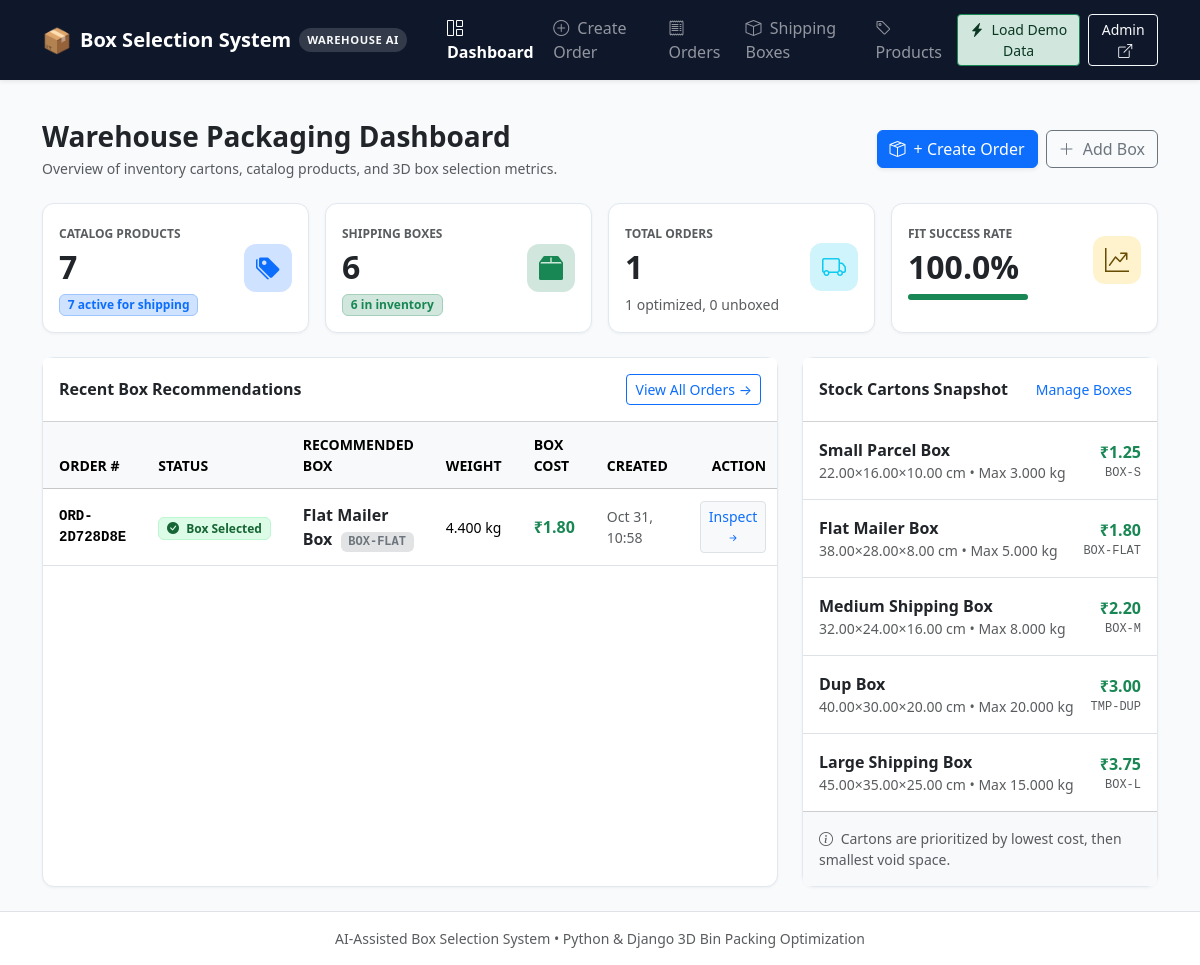
Before: / with the older database file.
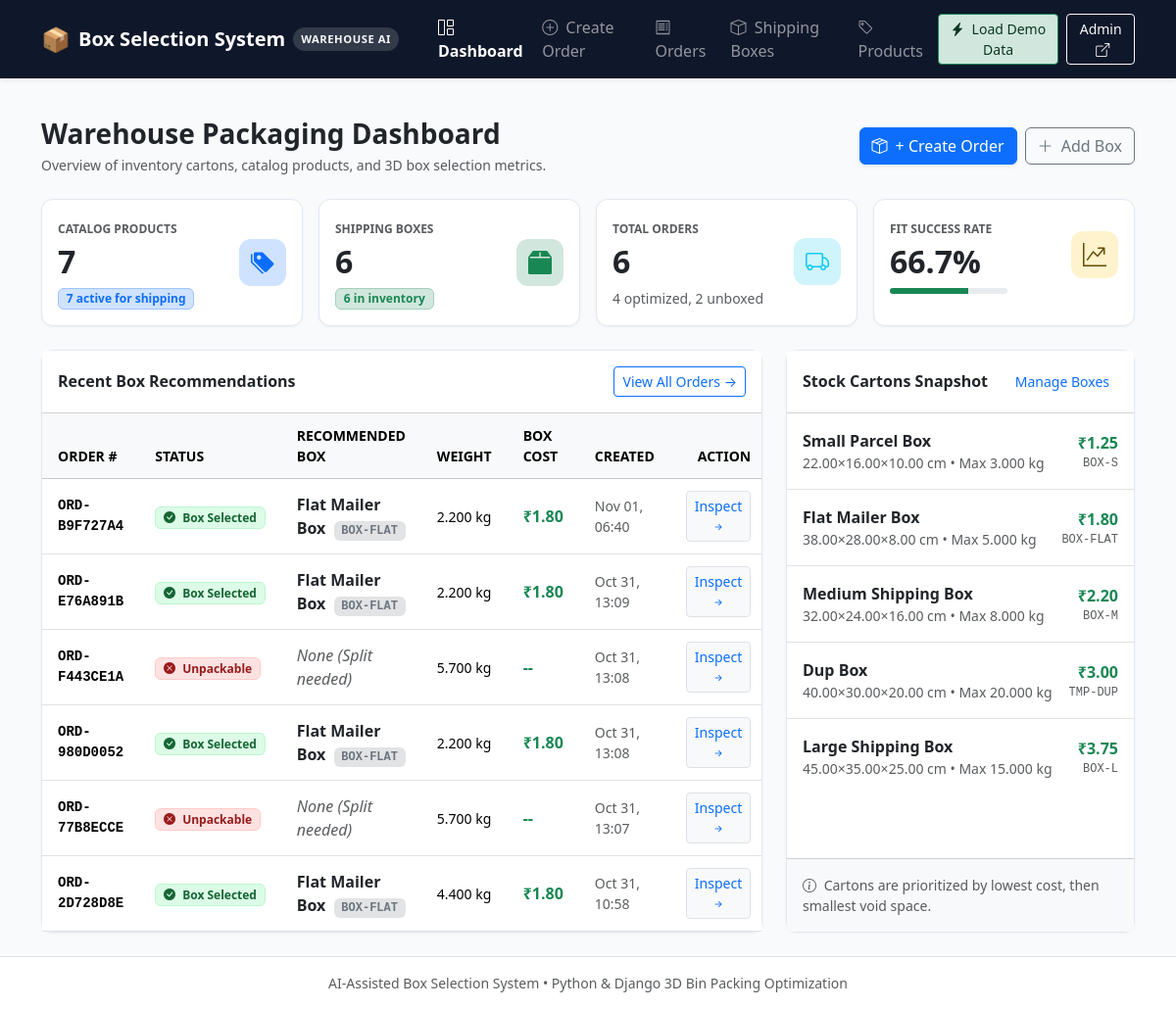
After: the same page with the newer database file.
### fulfillment/models/order.py (models this page shows, shortened)
class Order(models.Model):
    order_number = models.CharField(
        max_length=64,
        unique=True,
        db_index=True,
        default=generate_order_number,
        help_text="Unique customer order reference"
    )
    status = models.CharField(
        max_length=20,
        choices=OrderStatus.choices,
        default=OrderStatus.PENDING,
        db_index=True
    )
    recommended_box = models.ForeignKey(
        ShippingBox,
        null=True,
        blank=True,
        on_delete=models.SET_NULL,
        related_name='orders',
        help_text="The optimal shipping box selected by the packing engine."
    )
    total_weight = models.DecimalField(
        max_digits=10,
        decimal_places=3,
        default=Decimal('0.000'),
        help_text="Calculated total weight of all products in kg"
    )
    total_volume = models.DecimalField(
        max_digits=12,
        decimal_places=2,
        default=Decimal('0.00'),
        help_text="Calculated total volume of all products in cm³"
    )
    packing_notes = models.TextField(
        blank=True,
        help_text="Diagnostic reasoning or warehouse packing notes"
    )
    created_at = models.DateTimeField(auto_now_add=True)
    updated_at = models.DateTimeField(auto_now=True)
    class Meta:
        ordering = ['-created_at']

### fulfillment/models/box.py (models this page shows, shortened)
class ShippingBox(models.Model):
    code = models.CharField(
        max_length=50,
        unique=True,
        db_index=True,
        help_text="Standard packaging identifier (e.g., 'BOX-S', 'BOX-M', 'BOX-L')"
    )
    name = models.CharField(max_length=100)
    internal_length = models.DecimalField(
        max_digits=8,
        decimal_places=2,
        validators=[MinValueValidator(Decimal('0.01'))],
        help_text="Internal length in cm"
    )
    internal_width = models.DecimalField(
        max_digits=8,
        decimal_places=2,
        validators=[MinValueValidator(Decimal('0.01'))],
        help_text="Internal width in cm"
    )
    internal_height = models.DecimalField(
        max_digits=8,
        decimal_places=2,
        validators=[MinValueValidator(Decimal('0.01'))],
        help_text="Internal height in cm"
    )
    max_weight = models.DecimalField(
        max_digits=8,
        decimal_places=3,
        validators=[MinValueValidator(Decimal('0.01'))],
        help_text="Maximum weight capacity in kg"
    )
    cost = models.DecimalField(
        max_digits=8,
        decimal_places=2,
        validators=[MinValueValidator(Decimal('0.00'))],
        help_text="Cost per box"
    )
    is_active = models.BooleanField(
        default=True,
        db_index=True,
        help_text="Indicates whether this box is currently available for packaging."
    )
    created_at = models.DateTimeField(auto_now_add=True)
    class Meta:
        ordering = ['cost', 'internal_length']
        verbose_name = "Shipping Box"
        verbose_name_plural = "Shipping Boxes"
        constraints = [
            models.CheckConstraint(
                condition=models.Q(internal_length__gt=0) &
                models.Q(internal_width__gt=0) &
                models.Q(internal_height__gt=0) &
                models.Q(max_weight__gt=0) &
                models.Q(cost__gte=0),
                name='box_positive_attributes'
            )
        ]

### fulfillment/views/dashboard_views.py (the view)
# urls.py: path('', views.dashboard, name='dashboard'),
def dashboard(request):
    total_products = Product.objects.count()
    active_products = Product.objects.filter(is_active=True).count()
    total_boxes = ShippingBox.objects.count()
    active_boxes = ShippingBox.objects.filter(is_active=True).count()
    total_orders = Order.objects.count()
    optimized_orders = Order.objects.filter(status=OrderStatus.OPTIMIZED).count()
    unpackable_orders = Order.objects.filter(status=OrderStatus.UNPACKABLE).count()
    success_rate = (
        round((optimized_orders / total_orders) * 100, 1)
        if total_orders > 0 else 0.0
    )
    recent_orders = (
        Order.objects.select_related('recommended_box')
        .prefetch_related('items__product')
        .order_by('-created_at')[:6]
    )
    stock_boxes = ShippingBox.objects.filter(is_active=True).order_by('cost')[:5]
    return render(request, 'fulfillment/dashboard.html', {
        'total_products': total_products,
        'active_products': active_products,
        'total_boxes': total_boxes,
        'active_boxes': active_boxes,
        'total_orders': total_orders,
        'optimized_orders': optimized_orders,
        'unpackable_orders': unpackable_orders,
        'success_rate': success_rate,
        'recent_orders': recent_orders,
        'stock_boxes': stock_boxes,
    })

### templates/fulfillment/dashboard.html (shortened to what this page needs)
{% extends "fulfillment/base.html" %}
{% block content %}
<div class="d-flex flex-column flex-md-row justify-content-between align-items-md-center mb-4 gap-3">
    <div>
        <h1 class="h3 fw-bold text-dark mb-1">Warehouse Packaging Dashboard</h1>
        <p class="text-muted small mb-0">Overview of inventory cartons, catalog products, and 3D box selection metrics.
        </p>
    </div>
    <div class="d-flex gap-2">
        <a href="{% url 'order_create' %}" class="btn btn-primary d-inline-flex align-items-center shadow-sm">
            <i class="bi bi-box-seam me-2"></i> + Create Order
        </a>
        <a href="{% url 'box_list_create' %}" class="btn btn-outline-secondary">
            <i class="bi bi-plus-lg me-1"></i> Add Box
        </a>
    </div>
</div>
<div class="row g-3 mb-4">
    <div class="col-12 col-sm-6 col-xl-3">
        <div class="card p-3 h-100">
            <div class="d-flex justify-content-between align-items-center">
                <div>
                    <span class="text-uppercase fw-semibold text-muted" style="font-size: 0.75rem;">Catalog Products</span>
                    <h2 class="h2 fw-bold text-dark mb-0 mt-1">{{ total_products }}</h2>
                    <span class="badge bg-primary-subtle text-primary border border-primary-subtle mt-2">
                        {{ active_products }} active for shipping
                    </span>
                </div>
                <div class="stat-card-icon bg-primary-subtle text-primary">
                    <i class="bi bi-tags-fill"></i>
                </div>
            </div>
        </div>
    </div>
    <div class="col-12 col-sm-6 col-xl-3">
        <div class="card p-3 h-100">
            <div class="d-flex justify-content-between align-items-center">
                <div>
                    <span class="text-uppercase fw-semibold text-muted" style="font-size: 0.75rem;">Shipping Boxes</span>
                    <h2 class="h2 fw-bold text-dark mb-0 mt-1">{{ total_boxes }}</h2>
                    <span class="badge bg-success-subtle text-success border border-success-subtle mt-2">
                        {{ active_boxes }} in inventory
                    </span>
                </div>
                <div class="stat-card-icon bg-success-subtle text-success">
                    <i class="bi bi-box2-fill"></i>
                </div>
            </div>
        </div>
    </div>
    <div class="col-12 col-sm-6 col-xl-3">
        <div class="card p-3 h-100">
            <div class="d-flex justify-content-between align-items-center">
                <div>
                    <span class="text-uppercase fw-semibold text-muted" style="font-size: 0.75rem;">Total Orders</span>
                    <h2 class="h2 fw-bold text-dark mb-0 mt-1">{{ total_orders }}</h2>
                    <span class="text-muted small mt-2 d-block">
                        {{ optimized_orders }} optimized, {{ unpackable_orders }} unboxed
                    </span>
                </div>
                <div class="stat-card-icon bg-info-subtle text-info">
                    <i class="bi bi-truck"></i>
                </div>
            </div>
        </div>
    </div>
    <div class="col-12 col-sm-6 col-xl-3">
        <div class="card p-3 h-100">
            <div class="d-flex justify-content-between align-items-center">
                <div>
                    <span class="text-uppercase fw-semibold text-muted" style="font-size: 0.75rem;">Fit Success Rate</span>
                    <h2 class="h2 fw-bold text-dark mb-0 mt-1">{{ success_rate }}%</h2>
                    <div class="progress mt-2" style="height: 6px; width: 120px;">
                        <div class="progress-bar bg-success" role="progressbar" style="width: {{ success_rate }}%">
                        </div>
                    </div>
                </div>
                <div class="stat-card-icon bg-warning-subtle text-warning-emphasis">
                    <i class="bi bi-graph-up-arrow"></i>
                </div>
            </div>
        </div>
    </div>
</div>
<div class="row g-4">
    <div class="col-12 col-lg-8">
        <div class="card h-100">
            <div class="card-header bg-white py-3 d-flex justify-content-between align-items-center">
                <h5 class="card-title fw-bold text-dark mb-0 fs-6">Recent Box Recommendations</h5>
                <a href="{% url 'order_list' %}" class="btn btn-sm btn-outline-primary">
                    View All Orders →
                </a>
            </div>
            <div class="card-body p-0">
                {% if recent_orders %}
                <div class="table-responsive">
                    <table class="table table-hover align-middle mb-0">
                        <thead class="table-light">
                            <tr class="text-uppercase small text-muted">
                                <th>Order #</th>
                                <th>Status</th>
                                <th>Recommended Box</th>
                                <th>Weight</th>
                                <th>Box Cost</th>
                                <th>Created</th>
                                <th class="text-end">Action</th>
                            </tr>
                        </thead>
                        <tbody>
                            {% for order in recent_orders %}
                            <tr>
                                <td class="fw-bold font-monospace small">{{ order.order_number }}</td>
                                <td>
                                    {% if order.status == 'OPTIMIZED' %}
                                    <span class="badge badge-optimized">
                                        <i class="bi bi-check-circle-fill me-1"></i> Box Selected
                                    </span>
                                    {% else %}
                                    <span class="badge badge-unpackable">
                                        <i class="bi bi-x-circle-fill me-1"></i> Unpackable
                                    </span>
                                    {% endif %}
                                </td>
                                <td>
                                    {% if order.recommended_box %}
                                    <span class="fw-semibold text-dark">{{ order.recommended_box.name }}</span>
                                    <span class="badge bg-secondary-subtle text-secondary font-monospace ms-1">{{ order.recommended_box.code }}</span>
                                    {% else %}
                                    <span class="text-muted fst-italic">None (Split needed)</span>
                                    {% endif %}
                                </td>
                                <td class="small">{{ order.total_weight }} kg</td>
                                <td class="fw-bold text-success">
                                    {% if order.recommended_box %}
                                    ₹{{ order.recommended_box.cost|floatformat:2 }}
                                    {% else %}
                                    --
                                    {% endif %}
                                </td>
                                <td class="small text-muted">{{ order.created_at|date:"M d, H:i" }}</td>
                                <td class="text-end">
                                    <a href="{% url 'order_recommendation' order.id %}"
                                        class="btn btn-sm btn-light border text-primary">
                                        Inspect <i class="bi bi-arrow-right-short"></i>
                                    </a>
                                </td>
                            </tr>
                            {% endfor %}
                        </tbody>
                    </table>
                </div>
                {% endif %}
            </div>
        </div>
    </div>
    <div class="col-12 col-lg-4">
        <div class="card h-100">
            <div class="card-header bg-white py-3 d-flex justify-content-between align-items-center">
                <h5 class="card-title fw-bold text-dark mb-0 fs-6">Stock Cartons Snapshot</h5>
                <a href="{% url 'box_list_create' %}" class="btn btn-sm btn-link text-decoration-none">
                    Manage Boxes
                </a>
            </div>
            <div class="card-body p-0">
                {% if stock_boxes %}
                <div class="list-group list-group-flush">
                    {% for box in stock_boxes %}
                    <div class="list-group-item d-flex justify-content-between align-items-center py-3">
                        <div>
                            <div class="fw-semibold text-dark">{{ box.name }}</div>
                            <div class="text-muted small">
                                {{ box.internal_length }}×{{ box.internal_width }}×{{ box.internal_height }} cm • Max {{ box.max_weight }} kg
                            </div>
                        </div>
                        <div class="text-end">
                            <span class="fs-6 fw-bold text-success">₹{{ box.cost|floatformat:2 }}</span>
                            <div class="text-muted font-monospace" style="font-size: 0.75rem;">{{ box.code }}</div>
                        </div>
                    </div>
                    {% endfor %}
                </div>
                {% else %}
                <div class="p-4 text-center text-muted small">
                    No shipping boxes defined.
                </div>
                {% endif %}
            </div>
            <div class="card-footer bg-light p-3 small text-muted">
                <i class="bi bi-info-circle me-1"></i> Cartons are prioritized by lowest cost, then smallest void space.
            </div>
        </div>
    </div>
</div>
{% endblock %}

Changed rows visible on the page:
added Order: order_number "ORD-B9F727A4", status "OPTIMIZED" (drawn), recommended_box.name "Flat Mailer Box", recommended_box.code "BOX-FLAT", total_weight "2.200", recommended_box.cost "1.80", created_at "Nov 01, 06:40"
added Order: order_number "ORD-E76A891B", status "OPTIMIZED" (drawn), recommended_box.name "Flat Mailer Box", recommended_box.code "BOX-FLAT", total_weight "2.200", recommended_box.cost "1.80", created_at "Oct 31, 13:09"
added Order: order_number "ORD-F443CE1A", status "UNPACKABLE" (drawn), shows "None (Split needed)", total_weight "5.700", created_at "Oct 31, 13:08"
added Order: order_number "ORD-980D0052", status "OPTIMIZED" (drawn), recommended_box.name "Flat Mailer Box", recommended_box.code "BOX-FLAT", total_weight "2.200", recommended_box.cost "1.80", created_at "Oct 31, 13:08"
added Order: order_number "ORD-77B8ECCE", status "UNPACKABLE" (drawn), shows "None (Split needed)", total_weight "5.700", created_at "Oct 31, 13:07"
Other visible differences:
{{ total_orders }}: "1" → "6"
{{ optimized_orders }}: "1" → "4"
{{ unpackable_orders }}: "0" → "2"
{{ success_rate }}: "100.0" → "66.7"
{{ success_rate }}: 100.0 → 66.7 (drawn)
